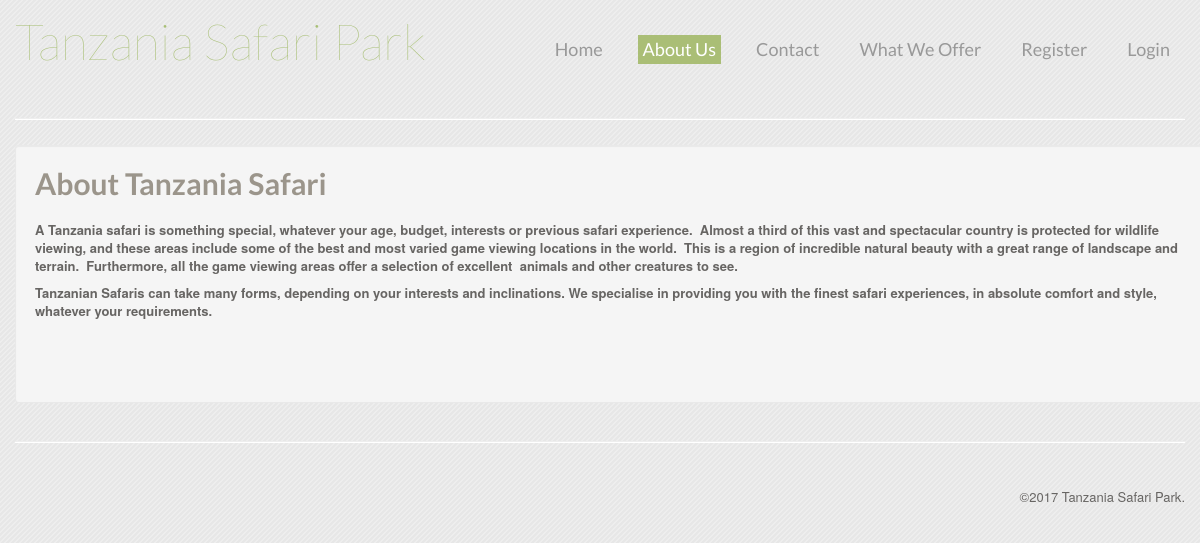
Page /about.php on the committed database.
### tables this page shows
CREATE TABLE IF NOT EXISTS `page` (
`id` int(3) NOT NULL,
  `name` varchar(50) NOT NULL,
  `content` text NOT NULL
);

### dbo.class.php (called while the page is built, shortened)
<?php session_start();
    class dbo
    {
        private $host = "localhost";
        private $user = "20098042";
        private $pwd = "20098042";
        private $db = "20098042";
        function get($q)
        {
            $link = mysqli_connect($this->host, $this->user, $this->pwd, $this->db);
            $res = mysqli_query($link,$q)or die(mysqli_error());
            $ret = array();
            while ($row = mysqli_fetch_assoc($res)) {
                $ret[] = $row;
            }
            return $ret;
        }
    }
?>

### about.php (the view, shortened to what this page needs)
<?php
include_once 'dbo.class.php';
$data = $db->get("select * from page where id=2");
?>
<html lang="en">
    <head>
        <?php include_once './include/head.inc.php'; ?>
    </head>
    <body>
        <?php include_once './include/menu.inc.php'; ?>
        <div class="container">
            <hr>
            <div class="row">
                <div class="span12 well">
                <h1><?php echo $data[0]['name']; ?></h1>
                <?php echo $data[0]['content']; ?>
                </div>
            </div>
            <?php include_once './include/footer.inc.php'; ?>
        </div>
    </body>
</html>

### rows in the picture
page: name "About Tanzania Safari", content "A Tanzania safari is something special, whatever your age, budget, interests or previous safari experience. Almost a third of this vast and spectacular country is protected for wildlife viewing, and these areas include some of the best and most varied game viewing locations in the world. This is a region of incredible natural beauty with a great range of landscape and terrain. Furthermore, all the game viewing areas offer a selection of excellent animals and other creatures to see. Tanzanian Safaris can take many forms, depending on your interests and inclinations. We specialise in providing you with the finest safari experiences, in absolute comfort and style, whatever your requirements."

### other values in the picture
$site_name "Tanzania Safari Park"
